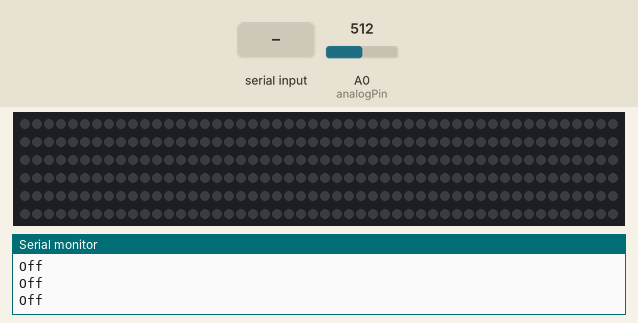
Bench run of a sketch on a simulated Arduino Uno, built with avr-gcc and run on an emulated ATmega328P. Parts: 300 RGB LEDs in strip order, left to right, continuing on the next row, the last lines printed to the serial monitor. The inputs (shaded band) are chosen by the test bench; at power-on: A0 (analogPin) = 512. Dim RGB values are drawn brighter than linear; colours are those a GRB WS2812 strip shows for the declared byte order; random numbers use the default seed unless the sketch sets one; the modem accepts every AT command (registered, SIM ready, sends succeed) and sends nothing else.

Above: at 2.3 s.
2.4 s: "WAV" received over the second serial link
At 4.8 s:
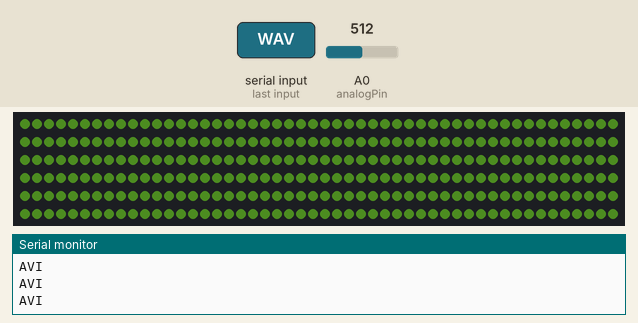
5.2 s: A0 (analogPin) set to 716
At 7.1 s:
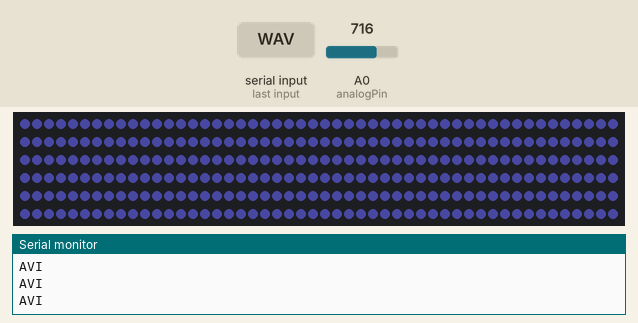
7.9 s: "PRD" received over the second serial link
At 8.41 s:
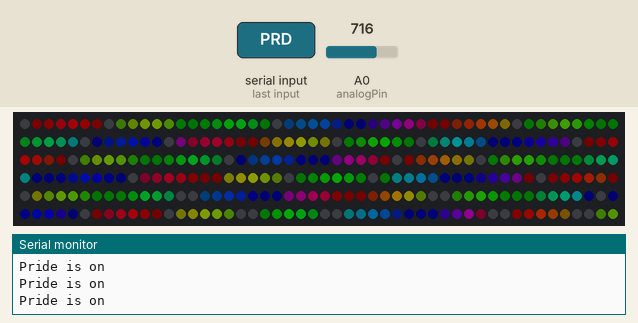
10.3 s: "SA1" received over the second serial link
At 10.63 s:
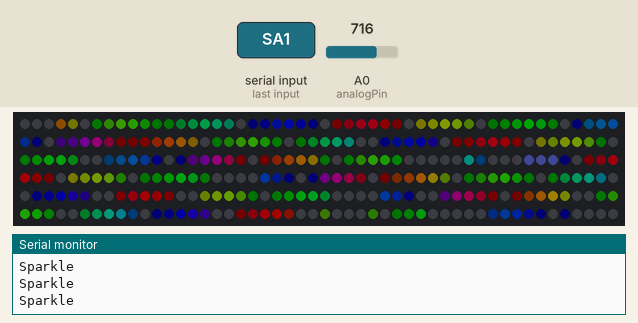
12.9 s: A0 (analogPin) set to 900
At 13.08 s:
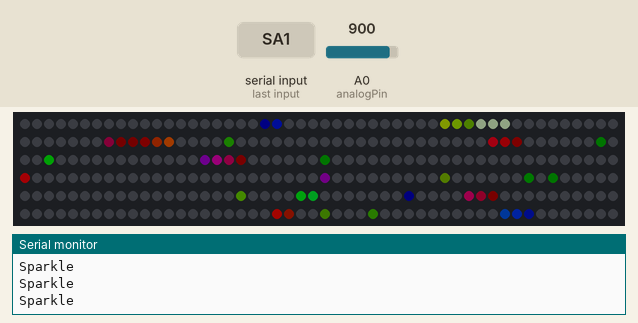
15.3 s: A0 (analogPin) set to 122
Timing chart, 0 to 18.3 s (numbered marks = the images above; inputs shaded):
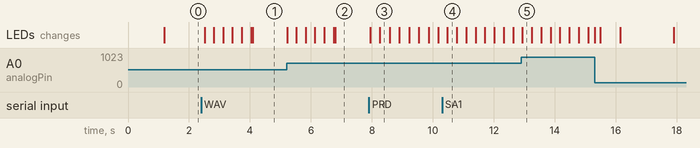

The sketch:

BLE_Arduino.ino
```cpp
/* Gerardo Cerpa
 *
 * Utilized David Wang's code to read audio input from a 3.5 mm cable
 * so huge amount of gratitude to him.
 * The audio input is then used to animate an LED stip based
 * on the pitch and volume of the music.
 *
 *Also utilized Mark Wang's Pride 2015 animation, all credit goes to him
 *for that section of code and gratitude for an introduction
 *to LEDs
 *
 */

#include <FastLED.h>
#include "audioVisualizer.h"

/* -------------------------------- */
/*  ---------- BLE Control -------- */
/*  ------------------------------ */
#include <SoftwareSerial.h>
SoftwareSerial ble(9,10);
char select_code[4] = "OFF";

/*  ------------------------------ */
/*  ------- Audio Visualizer ----- */
/*  ------------------------------ */
int analogPin = A0; // MSGEQ7 OUT
int strobePin = 2; // MSGEQ7 STROBE //D1 Application // D5 Test
int resetPin = 3                                           ; // MSGEQ7 RESET //D0 Application  // D6 Test
int spectrumValue[7];
// MSGEQ7 OUT pin produces values around 50-80
// when there is no input, so use this value to
// filter out a lot of the chaff.
int filterValue = 80;
int brightness = 50;

/* -------------------------------- */
/*  ------- Control Variables ----- */
/*  ------------------------------ */
//Control variables to help dictate the mode running
int lightStatus = 0;
//Create led object
Color led;

void setup() {
Serial.begin(9600);
ble.begin(9600);


delay(100);


sendCommand("AT+NAME?");
delay(100);
sendCommand("AT+NAMEBLOOMHUB");
delay(100);

sendCommand("AT+ROLE0"); //role as peripheral; 1 for central
delay(100);

sendCommand("AT+UUID0xFFE00"); //uuid
delay(100);

sendCommand("AT+CHAR0xFFE01"); //uuid chara
delay(100);

/*  ------------------------------ */
/*  -------- Set Up LEDS --------- */
/*  ------------------------------ */
led.ledSetup();

/*  ------------------------------ */
/*  ---- LED Visualizer Setup ---- */
/*  ------------------------------ */
//Setup the pins for reading from MSGEQ7
randomSeed(analogRead(A0));
// Read from MSGEQ7 OUT
pinMode(analogPin, INPUT);
// Write to MSGEQ7 STROBE and RESET
pinMode(strobePin, OUTPUT);
pinMode(resetPin, OUTPUT);
// Set analogPin's reference voltage
//analogReference(DEFAULT); // 5V

// Set startup values for pins
digitalWrite(resetPin, LOW);
digitalWrite(strobePin, HIGH);

}

void sendCommand(const char* command){
  Serial.print("Order sent");
  Serial.println(command);
  ble.println(command); //send command
  delay(100);

  char reply[100];

  int i = 0;

  while(ble.available()){ //if hm10 is available read back from it
    reply[i] = ble.read();
    i+=1;
  }
  reply[i] = '\0';

  Serial.print(reply);
  Serial.println("Reply Success");
}


//Create an array of different methods to dictate the mode that will be
//running with the program
typedef void(*Spectremodes[])();
Spectremodes pos = {off,audio,pride,sparkle_AudioI};

void selectMode(){
  if(strcmp(select_code,"OFF") == 0){
    lightStatus = 0;
  }
  else if (strcmp(select_code,"WAV")==0){
    lightStatus = 1;
  }
  else if (strcmp(select_code,"PRD")==0){
    lightStatus = 2;
  }
  else if (strcmp(select_code,"SA1")==0){
    lightStatus = 3;
  }
}


void chooseMode(){
  char reply[4];
  int i = 0;
  while (ble.available()) {
    reply[i] = ble.read();
    if(reply[i] != 'X'){
      select_code[i] = reply[i];
    }
    i += 1;
  }
  //end the string
  reply[i] = '\0';
  if(strlen(reply) > 0){
    //Serial.println(reply); //verify code received
    //Serial.println(select_code); //verify what's used
  }
}

void loop() {
  chooseMode();
  selectMode();
  //Serial.println(lightStatus);
  pos[lightStatus]();
  // put your main code here, to run repeatedly:
}

//Runs the audio visualizer function to display
//an audio spectrum across the lights
void audio(){
  Serial.println("AVI");

  digitalWrite(resetPin, HIGH);
  digitalWrite(resetPin, LOW);
  // Get all 7 spectrum values from the MSGEQ7
  for (int i = 0; i < 7; i++)
  {
    digitalWrite(strobePin, LOW);
    delayMicroseconds(30); // Allow output to settle

    spectrumValue[i] = analogRead(analogPin);

    // Constrain any value above 1023 or below filterValue
    spectrumValue[i] = constrain(spectrumValue[i], filterValue, 1023);


    // Remap the value to a number between 0 and 255
    spectrumValue[i] = map(spectrumValue[i], filterValue, 1023, 0, 255);

    // Remove serial stuff after debugging
     //Serial.print(spectrumValue[i]);
    // Serial.print(" ");
     digitalWrite(strobePin, HIGH);
   }
  //Serial.println("");
  Color audioLights;
  audioLights.animate(spectrumValue);

}

//Turns all leds off
void off() {
 Serial.println("Off");

  do{                             //Start of a loop
    brightness = brightness - 10;           //Subtract 10 from the bright variable and save it
    FastLED.setBrightness(brightness);  //Set LED strip Brightness to the value storged in "Bright"
    FastLED.show();                 //Update LED strip
    delay(10);                      //Wait for 20ms
    }while(brightness > 0);             //Go back to start of the loop if Bight is bigger then 0
    FastLED.clear();
    brightness = 50;                    //turn of LED strip
    FastLED.setBrightness(brightness);
    FastLED.show();
}

//Changes animation to sample provided in FastLED library
void pride(){

    Color pride;
    pride.pridefx();
    Serial.println("Pride is on");
    FastLED.setBrightness(brightness);
    FastLED.show();

}


void sparkle_AudioI(){
  digitalWrite(resetPin, HIGH);
  digitalWrite(resetPin, LOW);
  // Get all 7 spectrum values from the MSGEQ7
  for (int i = 0; i < 7; i++)
  {
    digitalWrite(strobePin, LOW);
    delayMicroseconds(30); // Allow output to settle

    spectrumValue[i] = analogRead(analogPin);

    // Constrain any value above 1023 or below filterValue
    spectrumValue[i] = constrain(spectrumValue[i], filterValue, 1023);


    // Remap the value to a number between 0 and 255
    spectrumValue[i] = map(spectrumValue[i], filterValue, 1023, 0, 255);

    // Remove serial stuff after debugging
    //Serial.print(spectrumValue[i]);
    //Serial.print(" ");
    digitalWrite(strobePin, HIGH);
   }
  Serial.println("Sparkle");
  Color audioLights;
  audioLights.sparkleAudioI(spectrumValue);
}
```

audioVisualizer.cpp
```cpp
#include "audioVisualizer.h"
#include <FastLED.h>

CRGB leds[NUM_LEDS];

//Setup LEDs to start being turned off
void Color :: ledSetup(){
  LEDS.addLeds<WS2812,DATA_PIN,RGB>(leds,NUM_LEDS);
  LEDS.setBrightness(84);
  for(int i = 0; i < NUM_LEDS; i++){
    leds[i] = CRGB(0,0,0);
  }
}

void Color :: setVolume(int vals[]){
  for (int i = 0; i < 4; i++){
    /*Get volume to determine brightness*/
    volume += int(vals[i]/4);
  }

}


/* Seperate the 7 bands bands into three different frequencies */

void Color:: freq(int vals[]){
  low = vals[0] + vals[1];
  med = vals[2] + vals[3] + vals[4];
  high = vals[5] + vals[6];

  if(low > high && low > med){
    dull = true;
  }
  else if(high > med && med > low){
    high = true;
  }
  else{
    norm = true;
  }
}

void Color :: setHue(int vals[]){
  freq(vals);

  /* Utilize the switches in order to calculate the different hues and pitches the leds will show in accordance to the audio in */

  switch(dull){
    case true:
      pitch_hue = 0.30*low + high;
      break;
    case false:
      color_hue -= 0.25*low;
      break;
  }

  switch(norm){
    case true:
      pitch_hue = 0.15*med + low;
      break;
    case false:
      color_hue -= 0.25*med;
  }
  switch(pitchy){
    case true:
      pitch_hue = 0.15*high + med;
      break;
    case false:
      color_hue -= 0.25*high;
  }
}

int Color:: getPitch_Hue(){
  return pitch_hue;
}

int Color:: getColor_Hue(){
  return color_hue;
}

int Color:: getVolume(){
  return volume;
}


void Color:: spd (int vals[]){
  int _mode = 0;

  /* Calculate which frequency is the highest across the 7 bands of the graphic equalizer */

  for(int i = 0; i < sizeof(vals)/sizeof(vals[0]) - 1 ;i++){
      if( vals[i] < vals[i +1]){
          _mode = i;
      }
  }


 /* Determine the amount of leds that will be updated based on which frequency has the highest value. The lower the frequency, the less LEDS update */

  switch(_mode){
  case 0:
      bpm = 3;
      break;
  case 1:
      bpm = 5;
      break;
  case 2:
      bpm = 7;
      break;
  case 3:
      bpm = 13;
      break;
  case 4:
      bpm = 15;
      break;
  case 5:
      bpm = 17;
      break;
  case 6:
      bpm = 19 ;
      break;
  }
}
void Color::animate(int vals[]){
  LEDS.setBrightness(84);
  spd(vals);

 /* Offset the LEDS to the right by the amount that will be updated */
  for(int i = NUM_LEDS - 1; i >= bpm; i--){
    leds[i] = leds[i - bpm];
  }

  /* Calculate for a repeat of pitch in succession */
  if(getPitch_Hue() > (getVolume()-50)){
    repeat += 1;
  }

  setHue(vals);
  setVolume(vals);
    for(int i = 0; i < bpm; i++){
    leds[i] = CHSV(pitch_hue,color_hue,volume - 50);
  }


  /* A succession of the same frequncy 4 times will result in a change of color at a random pace */

  if(repeat >= 4){
    for(int i = 0; i < repeat*2; i++){
    leds[random(repeat,i)] = CHSV(pitch_hue,color_hue,volume -50);
    }
        repeat = 0;
  }
    FastLED.show();
    pitch_hue= 0;
    color_hue = 255;

}


void Color:: staticLED(int g, int r, int b, int bright){
   for(int i = 0; i < NUM_LEDS; i++){
      leds[i] = CRGB(g,r,b);
    }
   LEDS.setBrightness(bright);
}

void Color:: pridefx(){
  //Taken from FastLED example, Pride 2015, by Mark Kriegsman
  static uint16_t sPseudotime = 0;
  static uint16_t sLastMillis = 0;
  static uint16_t sHue16 = 0;

  uint8_t sat8 = beatsin88( 87, 220, 250);
  uint8_t brightdepth = beatsin88( 341, 96, 224);
  uint16_t brightnessthetainc16 = beatsin88( 203, (25 * 256), (40 * 256));
  uint8_t msmultiplier = beatsin88(147, 23, 60);

  uint16_t hue16 = sHue16;//gHue * 256;
  uint16_t hueinc16 = beatsin88(113, 1, 3000);

  uint16_t ms = millis();
  uint16_t deltams = ms - sLastMillis ;
  sLastMillis  = ms;
  sPseudotime += deltams * msmultiplier;
  sHue16 += deltams * beatsin88( 400, 5,9);
  uint16_t brightnesstheta16 = sPseudotime;

  for( uint16_t i = 0 ; i < NUM_LEDS; i++) {
    hue16 += hueinc16;
    uint8_t hue8 = hue16 / 256;

    brightnesstheta16  += brightnessthetainc16;
    uint16_t b16 = sin16( brightnesstheta16  ) + 32768;

    uint16_t bri16 = (uint32_t)((uint32_t)b16 * (uint32_t)b16) / 65536;
    uint8_t bri8 = (uint32_t)(((uint32_t)bri16) * brightdepth) / 65536;
    bri8 += (255 - brightdepth);

    CRGB newcolor = CHSV( hue8, sat8, bri8);

    uint16_t pixelnumber = i;
    pixelnumber = (NUM_LEDS-1) - pixelnumber;

    nblend( leds[pixelnumber], newcolor, 64);
  }
}


void Color :: sparkleAudioI(int vals[]){
  spd(vals);
  setHue(vals);
  setVolume(vals);
  int pixel = random(NUM_LEDS); //determine a random position on the array
  for (int i = 0; i < 3 ; i++){ //change a segment of the leds to the same color based on frequency
    if(pixel == NUM_LEDS || pixel == NUM_LEDS - 1 || pixel == NUM_LEDS - 2){
      leds[pixel - i] = CHSV(pitch_hue,color_hue,volume - 50);
    }
      leds[pixel + i] = CHSV(pitch_hue,color_hue,volume - 50);
  }
  FastLED.show();
  EVERY_N_MILLISECONDS( 20 ); //20 millisecond delay
  for (int i = 0; i < 3 ; i++){ //turn off the leds turned on before
    if(pixel == NUM_LEDS || pixel == NUM_LEDS - 1 || pixel == NUM_LEDS - 2){
      leds[pixel - i] = CHSV(0,0,0);
    }
      leds[pixel + i] = CHSV(0,0,0);
  }

  pitch_hue= 0;
  color_hue = 255;
}
```

audioVisualizer.h
```cpp
#ifndef aV
#define aV

#include <stdint.h>
#include <FastLED.h>


#define NUM_LEDS 300
#define LED_TYPE WSB2812b
#define DATA_PIN 6 //TEST D7 //note application uses D4 but fastLED GPIO layout has it differently

// Define color structure for lights
class Color{
  private:
  /* Set initial values for pitch, color and volume. Volume is set to 50 to account for offset for the lights to be off when there is no audio */
  bool dull = false;
  bool pitchy = false;
  bool norm = false;
  int low;
  int med;
  int high;
  int repeat = 0;
  uint8_t pitch_hue = 255;
  uint8_t color_hue = 255;
  uint8_t volume = 50;
  int bpm;
  int _mode = 0;


  public:
  int getPitch_Hue();
  int getColor_Hue();
  int getVolume();
  void setHue(int vals[]);
  void setVolume(int vals[]);
  void animate(int vals[]);
  void freq(int vals[]);
  void spd(int vals[]);
  void ledSetup();

  void sparkleAudioI(int vals[]);
  void sparkleAudioII(int vals[]);
  /*Additional animating options that do not require any audio reads*/
  void staticLED(int r, int g, int b,int bright);
  void pridefx();


};


#endif
```

Measured:
- after the input at 2.4 s, the LEDs: first change after 0.12 s (image 1 shows a later state)
- after the input at 5.2 s, the LEDs: first change at once (image 2 shows a later state)
- after the input at 7.9 s, the LEDs: first change at once (image 3 shows a later state)
